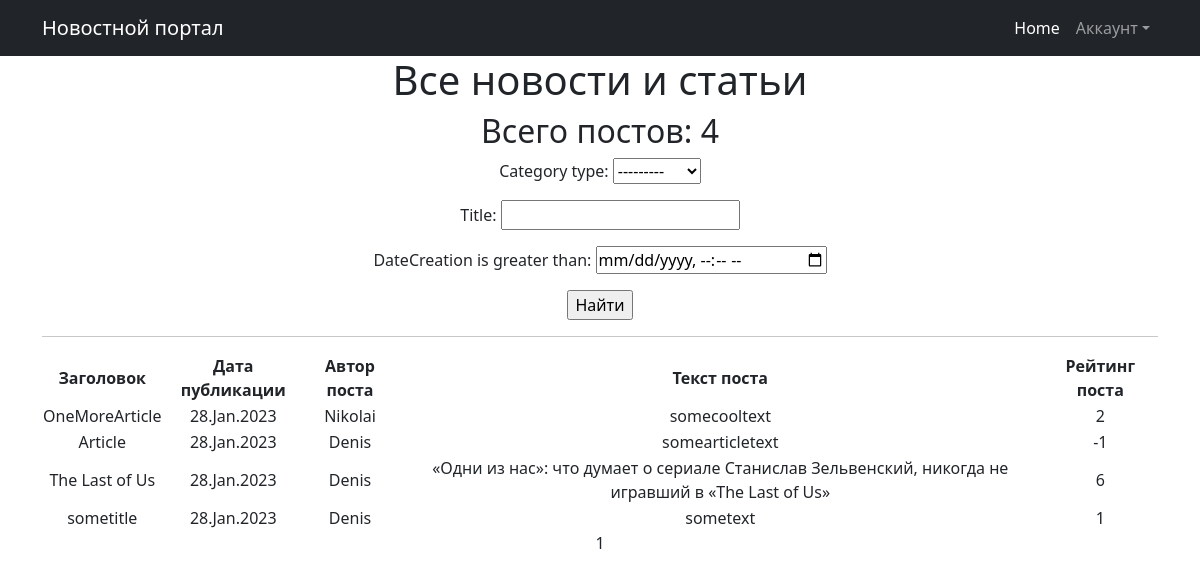
The app's page /posts/, older data.
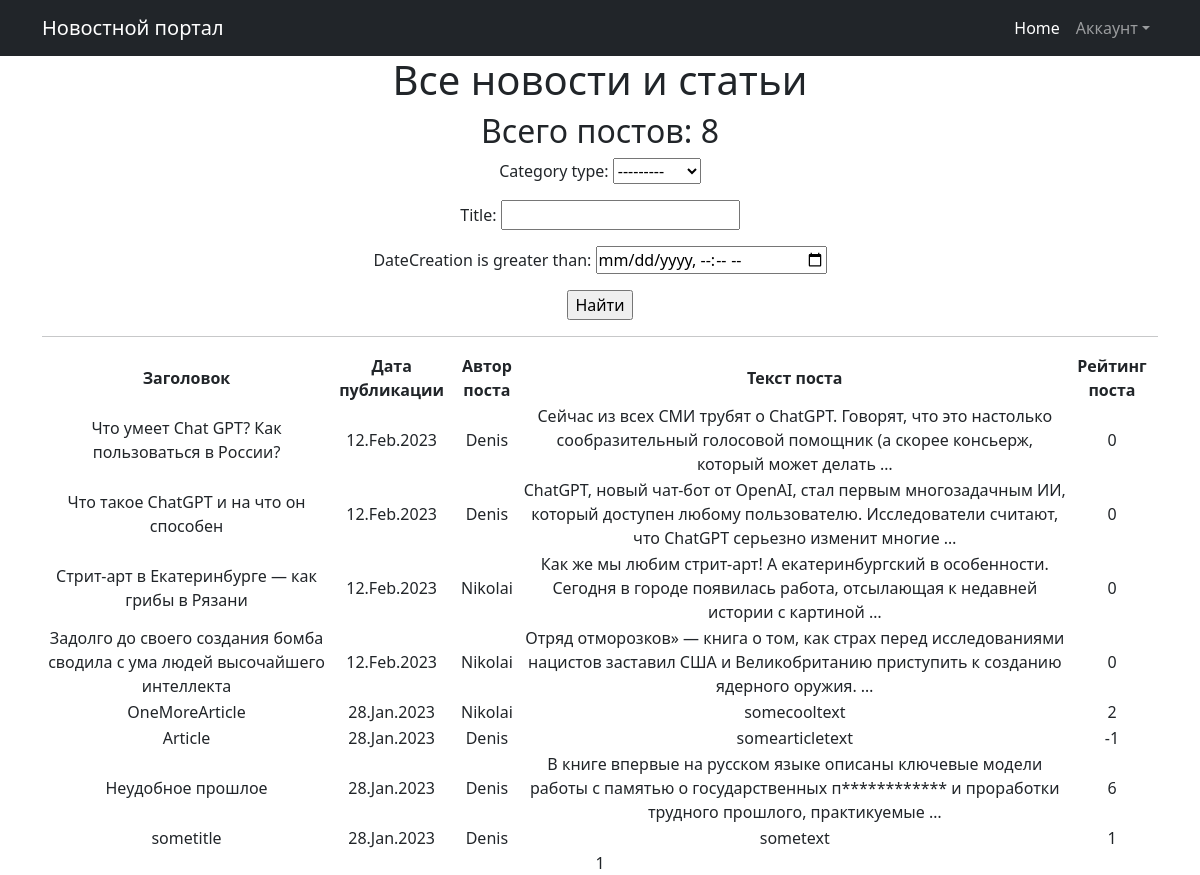
The same page, newer data.
### NewsApp/models.py (models this page shows, shortened)
class Post(models.Model):
    author = models.ForeignKey(Author, on_delete=models.CASCADE)
    NEWS = 'NW'
    ARTICLE = 'AR'
    CATEGORY_CHOICES = (
        (NEWS, 'Новость'),
        (ARTICLE, 'Статья')
    )
    category_type = models.CharField(max_length=2, choices=CATEGORY_CHOICES, default=ARTICLE)
    dateCreation = models.DateTimeField(auto_now_add=True)
    postCategory = models.ManyToManyField(Category, through='PostCategory')
    title = models.CharField(max_length=128)
    text = models.TextField()
    rating = models.SmallIntegerField(default=0)

class Author (models.Model):
    authorUser = models.OneToOneField(User, on_delete=models.CASCADE)
    ratingAuthor = models.SmallIntegerField(default=0)
    def __str__(self):
        return f'{self.authorUser.username}'

### NewsApp/views.py (the view, shortened to what this page needs)
# urls.py: path('', PostsList.as_view()),
class PostsList(ListView):
    model = Post
    ordering = '-dateCreation'
    template_name = 'posts.html'
    context_object_name = 'posts'
    paginate_by = 10
    def get_queryset(self):
        queryset = super().get_queryset()
        self.filterset = PostFilter(self.request.GET, queryset)
        return self.filterset.qs
    def get_context_data(self, **kwargs):
        context = super().get_context_data(**kwargs)
        context['filterset'] = self.filterset
        return context

### NewsApp/templatetags/custom_filters.py (called while the page is built)
@register.filter()
def censor(value):
    banned_words = ['преступлениях', 'России', 'стратегии']
    if not isinstance (value, str):
        raise TypeError(f"Недопустимое значение '{type(value)}' Нужно ввести строковое значение")
    words = value.replace(',', '').split()
    for word in words:
        if word in banned_words:
            value = value.replace(word, f"{word[0]}{'*' * (len(word) - 1)}")
    return value

### templates/posts.html (shortened to what this page needs)
{% extends 'flatpages/default.html' %}
{% load custom_filters %}
{% block content %}
   <h1>Все новости и статьи</h1>
   <h2>Всего постов: {{ posts|length }}</h2>
   <form action="" method="get">
       {{ filterset.form.as_p }}
       <input type="submit" value="Найти" />
   </form>
   <hr>
   {% if posts %}
       <table>
           <tr>
               <td><b>Заголовок</b></td>
               <td><b>Дата публикации</b></td>
               <td><b>Автор поста</b></td>
               <td><b>Текст поста</b></td>
               <td><b>Рейтинг поста</b></td>
           </tr>
           {% for post in posts %}
           <tr>
               <td> {{ post.title|censor }} </td>
               <td> {{ post.dateCreation|date:'d.M.Y' }} </td>
               <td> {{ post.author }} </td>
               <td> {{ post.text|truncatewords:20|censor }} </td>
               <td> {{ post.rating }} </td>
               <td>
               </td>
           </tr>
           {% endfor %}
       </table>
   {% else %}
       <h2>Будьте первым, кто опубликует пост :)</h2>
   {% endif %}
   {{ page_obj.number }}
{% endblock content %}

### templates/flatpages/default.html (shortened to what this page needs)
<!DOCTYPE html>
{% load static %}
<html lang="en">
    <head>
        <link href="{% static 'css/styles.css' %}" rel="stylesheet" />
    </head>
    <body>
        <nav class="navbar navbar-expand-lg navbar-dark bg-dark">
            <div class="container">
                <a class="navbar-brand" href="http://127.0.0.1:8000/posts/">Новостной портал</a>
                <div class="collapse navbar-collapse" id="navbarSupportedContent">
                    <ul class="navbar-nav ms-auto mb-2 mb-lg-0">
                        <li class="nav-item"><a class="nav-link active" aria-current="page" href="http://127.0.0.1:8000/posts/">Home</a></li>
                        <li class="nav-item dropdown">
                            <div class = 'dropdown'>
                            <a class="nav-link dropdown-toggle" id="navbarDropdown" href="#" role="button" data-bs-toggle="dropdown" aria-expanded="false">Аккаунт</a>
                        </div>
                        </li>
                    </ul>
                </div>
            </div>
        </nav>
        <div class="container">
            <div class="row">
                <div class="col-lg-12 text-center">
                    {% block content %}{% endblock content %}
                 </div>
            </div>
        </div>
    </body>
</html>

Row changes from the older to the newer data that the page shows:
added Post: title|censor "Что умеет Chat GPT? Как пользоваться в России?", dateCreation "12.Feb.2023", author "Denis", text|censor "Сейчас из всех СМИ трубят о ChatGPT. Говорят, что это настолько сообразительный голосовой помощник (а скорее консьерж, который может делать …", rating "0"
added Post: title|censor "Что такое ChatGPT и на что он способен", dateCreation "12.Feb.2023", author "Denis", text|censor "ChatGPT, новый чат-бот от OpenAI, стал первым многозадачным ИИ, который доступен любому пользователю. Исследователи считают, что ChatGPT серьезно изменит многие …", rating "0"
added Post: title|censor "Стрит-арт в Екатеринбурге — как грибы в Рязани", dateCreation "12.Feb.2023", author "Nikolai", text|censor "Как же мы любим стрит-арт! А екатеринбургский в особенности. Сегодня в городе появилась работа, отсылающая к недавней истории с картиной …", rating "0"
added Post: title|censor "Задолго до своего создания бомба сводила с ума людей высочайшего интеллекта", dateCreation "12.Feb.2023", author "Nikolai", text|censor "Отряд отморозков» — книга о том, как страх перед исследованиями нацистов заставил США и Великобританию приступить к созданию ядерного оружия. …", rating "0"
changed Post: title|censor "The Last of Us" → "Неудобное прошлое"; text|censor "«Одни из нас»: что думает о сериале Станислав Зельвенский, никогда не игравший в «The Last of Us»" → "В книге впервые на русском языке описаны ключевые модели работы с памятью о государственных п************ и проработки трудного прошлого, практикуемые …"
Text that changed along with them:
{{ posts|length }}: "4" → "8"
